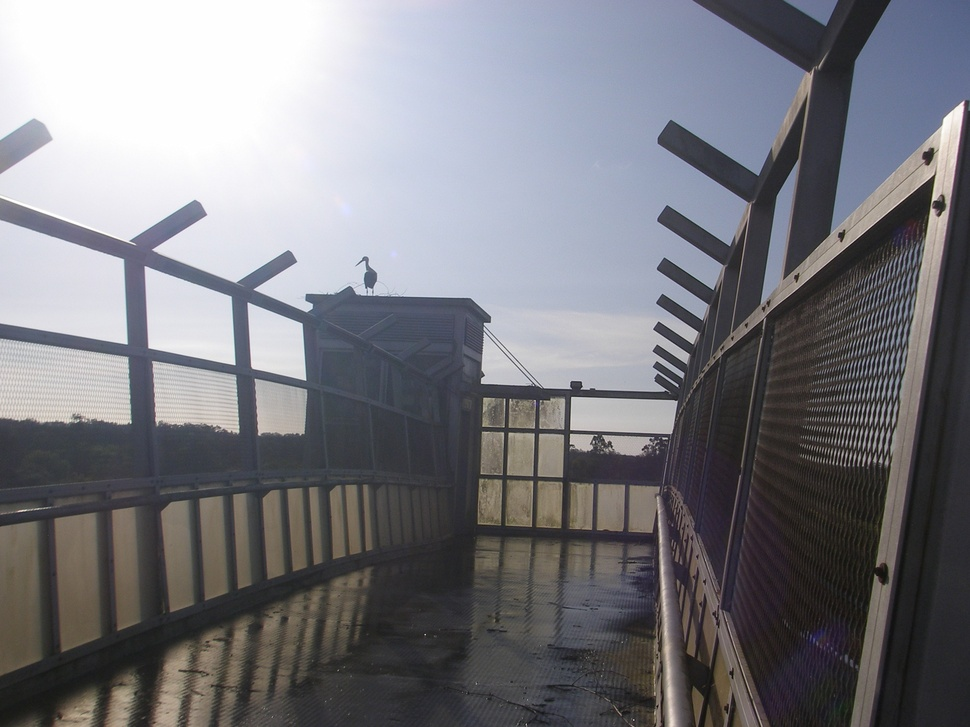
#> input picture images/gui.JPG, 970 x 727 px, shrunk from 2816 x 2112 before the run
$ python ex8.3.py -p ../images/gui.JPG
#> lines starting #> are read from the running program, lines starting #| are printed output that depends on the picture
import os
import re
import glob
import sys
import argparse

import numpy as np
import cv2


def find_right_for_left(left_path):
    # quick replace
    cand = left_path.replace('left', 'right', 1)
    if os.path.exists(cand):
        return cand

    # try to find same numeric suffix
    base = os.path.basename(left_path)
    d = os.path.dirname(left_path)
    m = re.search(r"(\d+)", base)
    if m:
        num = m.group(1)
        candidates = sorted(glob.glob(os.path.join(d, f"*{num}.*")))
        for c in candidates:
            if 'right' in os.path.basename(c).lower():
                return c

    # fallback: any file starting with 'right'
    rights = sorted(glob.glob(os.path.join(d, 'right*.*')))
    if rights:
        return rights[0]

    return None


def undistort_image(img, K, dist):
    h, w = img.shape[:2]
    newK, roi = cv2.getOptimalNewCameraMatrix(K, dist, (w, h), 0)
    und = cv2.undistort(img, K, dist, None, newK)
    if roi is not None:
        x, y, rw, rh = roi
        if rw > 0 and rh > 0:
            und = und[y:y + rh, x:x + rw]
    return und, newK, roi


def main():
    ap = argparse.ArgumentParser(description='Undistort a stereo pair using stereoParams.npz')
    ap.add_argument('--left-pattern', '-p', default='..//images//left*.jpg', help='Glob pattern for left images')
    ap.add_argument('--index', '-i', type=int, default=0, help='Index of the left image to pick from pattern')
    ap.add_argument('--left', help='Explicit left image path (overrides pattern)')
    ap.add_argument('--right', help='Explicit right image path')
    ap.add_argument('--save', action='store_true', help='Save undistorted images to disk')
    ap.add_argument('--outdir', default='.', help='Output directory for saved images')
    args = ap.parse_args()

    if not os.path.exists('stereoParams.npz'):
        print('stereoParams.npz not found. Run the calibration (ex8.2.py) first.')
        sys.exit(1)

    data = np.load('stereoParams.npz')
#> (reads #08 - StereoVision/stereoParams.npz from the repository)
    K1 = data['intrinsics1']
    dist1 = np.asarray(data['distortion1']).ravel()
    K2 = data['intrinsics2']
    dist2 = np.asarray(data['distortion2']).ravel()

    print('Loaded stereoParams.npz')
    print('intrinsics1', K1.shape, 'distortion1', dist1.shape)
    print('intrinsics2', K2.shape, 'distortion2', dist2.shape)

    if args.left:
        left_path = args.left
    else:
        left_files = sorted(glob.glob(args.left_pattern))
        if len(left_files) == 0:
            print('No left images found for pattern:', args.left_pattern)
            sys.exit(1)
        idx = args.index
        if idx < 0 or idx >= len(left_files):
            idx = 0
        left_path = left_files[idx]

    if args.right:
        right_path = args.right
    else:
        right_path = find_right_for_left(left_path)
        if right_path is None:
            print('Could not find matching right image for', left_path)
            sys.exit(1)

    print('Using pair:')
    print('  left :', left_path)
    print('  right:', right_path)

    imgL = cv2.imread(left_path)
#> imgL is the input picture: shape (727, 970, 3); mean B, G, R 126.7, 121.2, 121.2
    imgR = cv2.imread(right_path)
    if imgL is None or imgR is None:
        print('Failed to read images')
        sys.exit(1)

    undL, newK1, roi1 = undistort_image(imgL, K1, dist1)
#> in undistort_image, `und = cv2.undistort(img, K, dist, None, newK)`:
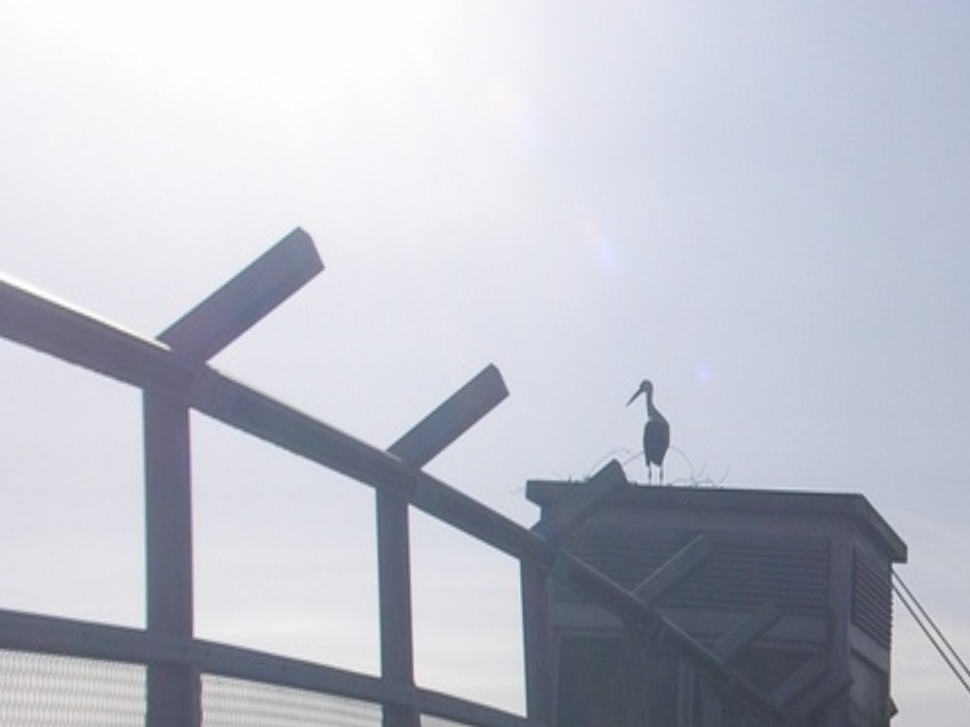
#> und: shape (727, 970, 3); mean B, G, R 202.7, 191.8, 188.7
#> newK1 = [[1075.7, 0, 586.6], [0, 1429.1, 340], [0, 0, 1]]; roi1 = (0, 0, 969, 726)
    undR, newK2, roi2 = undistort_image(imgR, K2, dist2)
#> in undistort_image (call 2), `und = cv2.undistort(img, K, dist, None, newK)`:
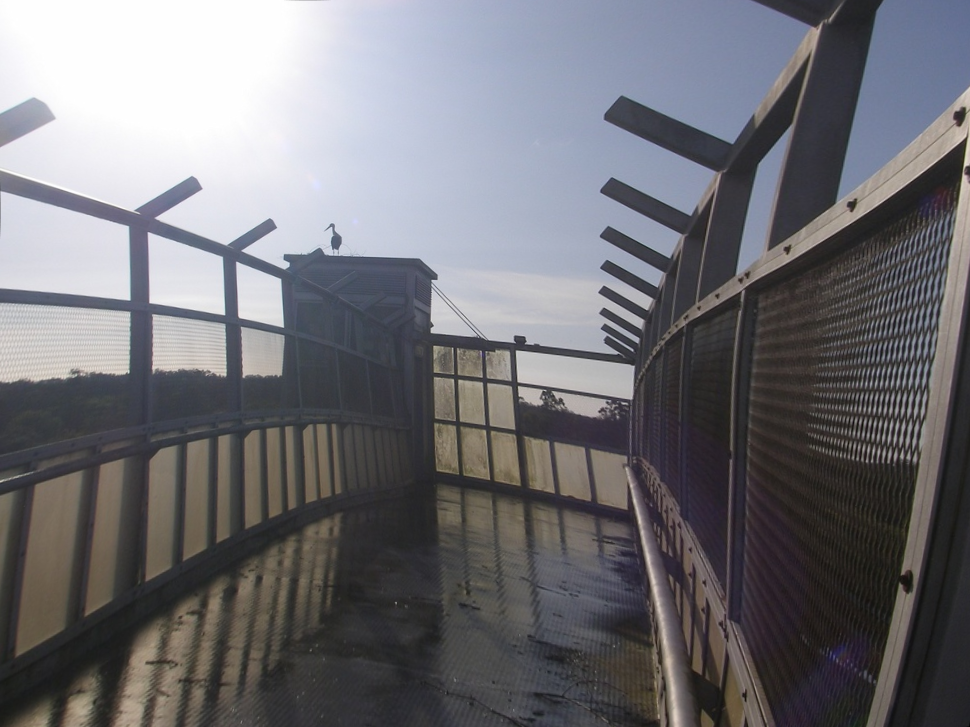
#> und: shape (727, 970, 3); mean B, G, R 116.9, 112.2, 112.9
#> newK2 = [[433.9, 0, 307.4], [0, 441.1, 211.3], [0, 0, 1]]; roi2 = (0, 0, 969, 726)

    # show images
    cv2.imshow('Left original', imgL)
    cv2.imshow('Left undistorted', undL)
    cv2.imshow('Right original', imgR)
    cv2.imshow('Right undistorted', undR)
    print('Press s to save undistorted images (or use --save), any other key to exit')
    k = cv2.waitKey(0) & 0xFF
#> (key Esc is pressed here)

    if k == ord('s') or args.save:
        os.makedirs(args.outdir, exist_ok=True)
        left_out = os.path.join(args.outdir, os.path.basename(left_path).rsplit('.', 1)[0] + '_und.jpg')
        right_out = os.path.join(args.outdir, os.path.basename(right_path).rsplit('.', 1)[0] + '_und.jpg')
        cv2.imwrite(left_out, undL)
        cv2.imwrite(right_out, undR)
        print('Saved:', left_out)
        print('Saved:', right_out)

    cv2.destroyAllWindows()


if __name__ == '__main__':
    main()
